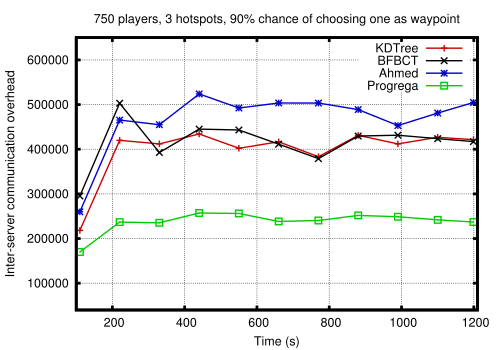

Here is the gnuplot script that generated this plot:
load "../overhead_generic_750.gp"

set title '750 players, 3 hotspots, 90% chance of choosing one as waypoint'

plot "KDTREE_avged.data" using ($1 / 1000):($14 + $15 + $16 + $17 + $18 + $19 + $20 + $21) title 'KDTree' with linespoints lc rgb "#cc0000", "BFBCT_avged.data" using ($1 / 1000):($14 + $15 + $16 + $17 + $18 + $19 + $20 + $21) title 'BFBCT' with linespoints lc rgb "#000000", "AHMED_avged.data" using ($1 / 1000):($14 + $15 + $16 + $17 + $18 + $19 + $20 + $21) title 'Ahmed' with linespoints lc rgb "#0000cc", "PROGREGA_avged.data" using ($1 / 1000):($14 + $15 + $16 + $17 + $18 + $19 + $20 + $21) with linespoints title 'Progrega' lc rgb "#00cc00"
